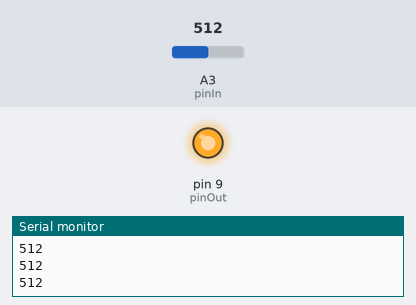
Recording of a sketch running on a simulated Arduino Uno, built with avr-gcc and run on an emulated ATmega328P. Shown: output pins drawn as LEDs (lit = HIGH), the last lines printed to the serial monitor. Inputs (shaded band) come from the test bench; at power-on: A3 (pinIn) = 512.

Above: at 1.2 s.
1.3 s: A3 (pinIn) set to 122
At 2.5 s:
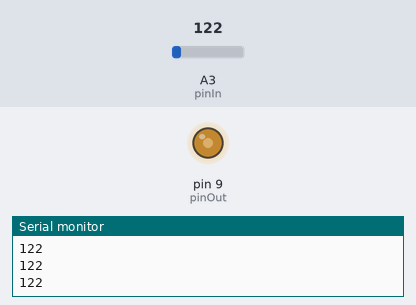
2.8 s: A3 (pinIn) set to 0
At 3.8 s:
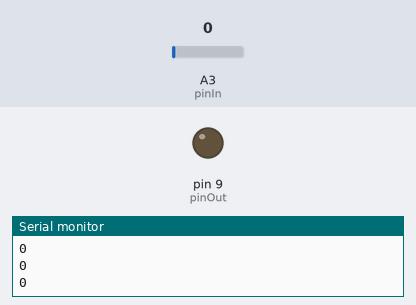
4.3 s: A3 (pinIn) set to 306
At 5.0 s:
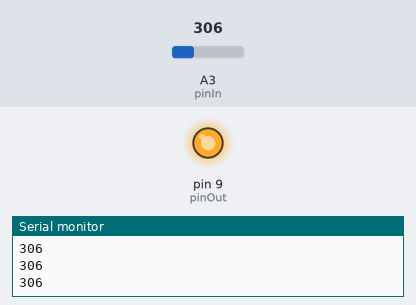
Timing chart, 0 to 7.3 s (numbered marks = the images above; inputs shaded):
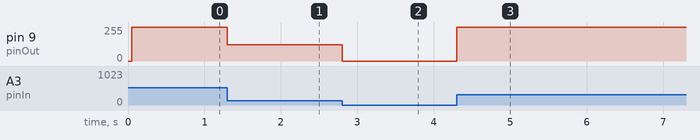

The sketch:

exerciseOne.ino
```cpp
int pinIn = 3, pinOut = 9;
unsigned long previousMillis = 0;
unsigned long interval = 50;


void setup() {
  Serial.begin(115200);
  pinMode(pinIn, INPUT_PULLUP);
  pinMode(pinOut, OUTPUT);
}

void loop() {
  unsigned long currentMillis = millis();
  if (currentMillis - previousMillis >= interval) {
    int val = analogRead(pinIn);
    Serial.println(val);
    analogWrite(pinOut, val);
    previousMillis = currentMillis;
  }
}
```

Measured:
- after the input at 1.3 s, pin 9 (pinOut): 255/255 → 122/255 at once
- after the input at 2.8 s, pin 9 (pinOut): 122/255 → 0/255 at once
- after the input at 4.3 s, pin 9 (pinOut): 0/255 → 255/255 at once
